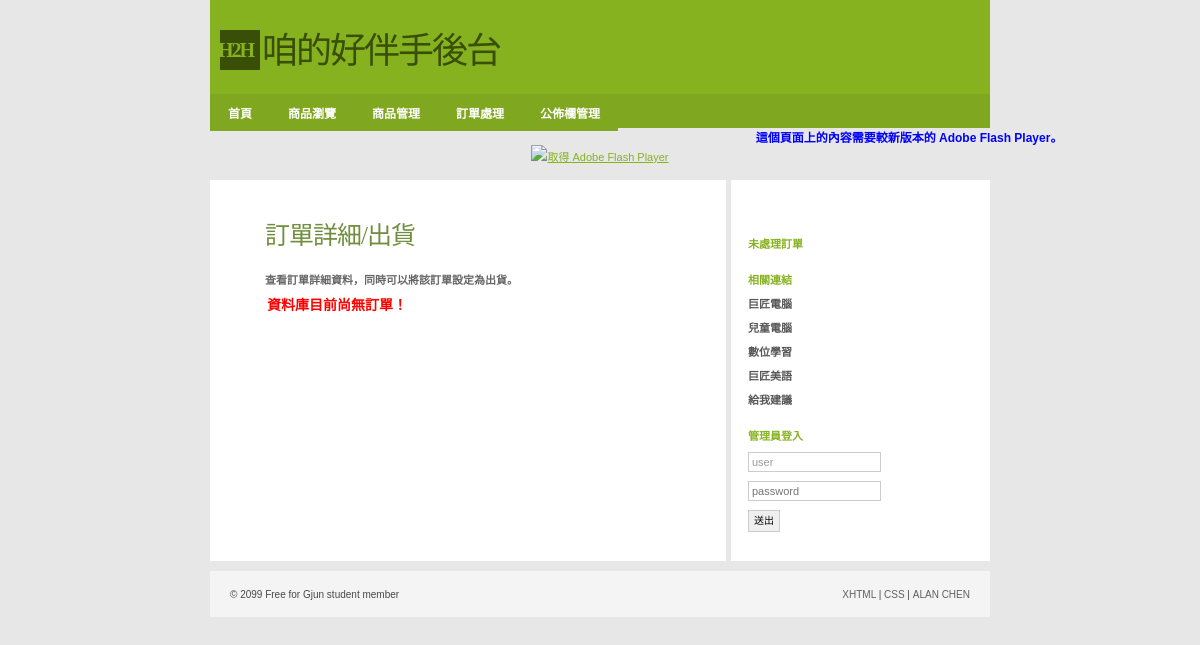
Before: /Admin/orderProcess.php?oid=3 with the older database file.
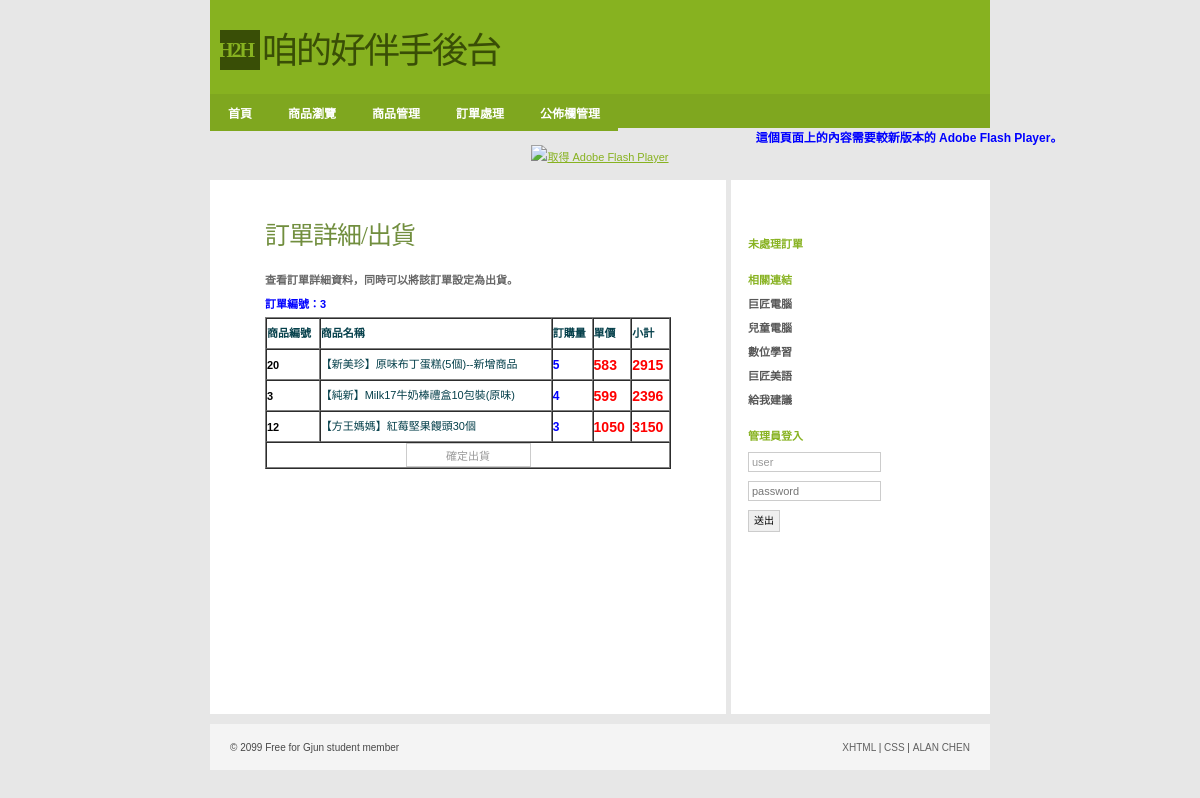
After: the same page with the newer database file.
### tables this page shows
CREATE TABLE `orderdetail` (
  `O_id` int(11) NOT NULL COMMENT '訂單編號',
  `D_id` int(11) NOT NULL COMMENT '訂單細目編號',
  `D_pid` int(11) NOT NULL COMMENT '商品編號',
  `D_qty` int(11) NOT NULL COMMENT '訂購數量',
  `D_price` int(11) NOT NULL COMMENT '訂購金額'
);

CREATE TABLE `product` (
  `id` int(11) NOT NULL COMMENT '產品編號',
  `name` varchar(200) NOT NULL COMMENT '產品名稱',
  `introduce` text COMMENT '產品內容',
  `price` int(11) DEFAULT '0' COMMENT '產品單價',
  `qty` int(11) DEFAULT '0' COMMENT '產品庫存量',
  `state` tinyint(1) DEFAULT '1' COMMENT '產品上架否'
);

### Admin/orderProcess.php (the view, shortened to what this page needs)
<?php require_once('../Connections/shop.php'); ?>
<?php
if (!function_exists("GetSQLValueString")) {
function GetSQLValueString($theValue, $theType, $theDefinedValue = "", $theNotDefinedValue = "")
{
  $theValue = function_exists("mysql_real_escape_string") ? mysql_real_escape_string($theValue) : mysql_escape_string($theValue);
  switch ($theType) {
    case "long":
    case "int":
      $theValue = ($theValue != "") ? intval($theValue) : "NULL";
      break;
  }
  return $theValue;
}
}
$oid_orderDetailsList = "0";
if (isset($_REQUEST['oid'])) {
  $oid_orderDetailsList = $_REQUEST['oid'];
}
$query_orderDetailsList = sprintf("SELECT orderdetail.*,name, (D_qty * D_price) as subtotal FROM orderdetail, product WHERE orderdetail.D_pid = product.id AND orderdetail.O_id=%s ORDER BY D_id ASC", GetSQLValueString($oid_orderDetailsList, "int"));
$orderDetailsList = mysql_query($query_orderDetailsList, $shop) or die(mysql_error());
$row_orderDetailsList = mysql_fetch_assoc($orderDetailsList);
$totalRows_orderDetailsList = mysql_num_rows($orderDetailsList);
 session_start(); ?>
<!DOCTYPE html PUBLIC "-//W3C//DTD XHTML 1.0 Strict//EN"
"http://www.w3.org/TR/xhtml1/DTD/xhtml1-strict.dtd">
<html xmlns="http://www.w3.org/1999/xhtml">
<head>
<link rel="stylesheet" href="../css/styles.css" media="all" type="text/css" />
</head>
<body>
  <div id="header">
      <div class="subContainer">
            <div id="logo">
            <div id="box">H2H</div>
            <p>咱的好伴手後台</p>
            </div>
    </div>
</div>
<div id="navigation">
	<ul id="sddm">
        <li><a href="index.php">首頁</a></li>
        <li><a href="productBrowser.php">商品瀏覽</a></li>
	    <li><a href="#"
        onmouseover="mopen('m1')"
        onmouseout="mclosetime()">商品管理</a>
    	</li>
        <li><a href="orderForm.php">訂單處理</a></li>
	    <li><a href="#"
        onmouseover="mopen('m2')"
        onmouseout="mclosetime()">公佈欄管理</a>
    	</li>
		</ul>
</div>
<object id="FlashID" classid="clsid:D27CDB6E-AE6D-11cf-96B8-444553540000" width="780" height="120">
    <object type="application/x-shockwave-flash" data="../Scripts/pic.swf" width="780" height="120">
      <div>
        <h4>這個頁面上的內容需要較新版本的 Adobe Flash Player。</h4>
        <p><a href="http://www.adobe.com/go/getflashplayer"><img src="http://www.adobe.com/images/shared/download_buttons/get_flash_player.gif" alt="取得 Adobe Flash Player" width="112" height="33" /></a></p>
      </div>
    </object>
  </object>
<div id="container">
  <div id="primaryContent">
    <h2>訂單詳細/出貨</h2>
    <h3>查看訂單詳細資料，同時可以將該訂單設定為出貨。</h3>
	<?php if ($totalRows_orderDetailsList > 0) {  ?>
    <h6>訂單編號：<?php echo $row_orderDetailsList['O_id']; ?></h6>
    <form id="form1" method="post" action="orderShipment.php">
      <table width="100%" border="1" cellspacing="0" cellpadding="0">
        <tr>
          <th scope="col"><p>商品編號</p></th>
          <th scope="col"><p>商品名稱</p></th>
          <th scope="col"><p>訂購量</p></th>
          <th scope="col"><p>單價</p></th>
          <th scope="col"><p>小計</p></th>
        </tr>
        <?php do { ?>
          <tr>
            <th scope="row"><?php echo $row_orderDetailsList['D_pid']; ?></th>
            <td><p><?php echo $row_orderDetailsList['name']; ?></p></td>
             <td><h4><?php echo $row_orderDetailsList['D_qty']; ?></h4></td>
             <td><h5><?php echo $row_orderDetailsList['D_price']; ?></h5></td>
             <td><h5><?php echo $row_orderDetailsList['subtotal']; ?></h5></td>
          </tr>
          <?php } while ($row_orderDetailsList = mysql_fetch_assoc($orderDetailsList)); ?>
        <tr>
          <td colspan="5" align="center">
          <input type="submit" name="button" id="button" value="確定出貨" /></td>
        </tr>
      </table>
    </form>
    <?php }  ?>
    <?php if ($totalRows_orderDetailsList == 0) {  ?>
      <table width="100%" border="0">
        <tr>
          <th scope="col"><h5>資料庫目前尚無訂單！</h5></th>
        </tr>
      </table>
    <?php }  ?>
    <p>&nbsp;</p>
    <p>&nbsp;</p>
    <p>&nbsp;</p>
    <p>&nbsp;</p>
    <p>&nbsp;</p>
    <p>&nbsp;</p>
    <p>&nbsp;</p>
    <p>&nbsp;</p>
    <p>&nbsp;</p>
  </div>
  <div id="secondaryContent">
    <p>&nbsp;</p>
    <h3>未處理訂單</h3>
    <h3>相關連結</h3>
    <ul class="links">
      <li><a href="http://www.pcschool.com.tw/">巨匠電腦</a></li>
      <li><a href="http://kid.pcschool.com.tw/">兒童電腦</a></li>
      <li><a href="http://www.soeasyedu.com.tw/">數位學習</a></li>
      <li><a href="http://www.soeasyedu.com.tw/">巨匠美語</a></li>
      <li><a href="http://www.off.com.tw/weiblog">給我建議</a>
    </ul>
    <?php if(!isset($_SESSION['MM_Username'])){?>
    <h3>管理員登入</h3>
    <form action="loginCheck.php" method="post">
      <p>
        <input value="user" name="user" placeholder="user" />
      </p>
      <p>
        <input name="password" type="password" value="" placeholder="password" />
      </p>
      <p>
        <button type="submit">送出</button>
      </p>
    </form>
	<?php }?>
  </div>
        <br class="clear" />
</div>
    <div id="footer">
        <ul>
            <li id="copyright">&copy; 2099 Free for Gjun student member</li>
            <li id="links">
                <ul>
                    <li><a href="#">XHTML</a> |</li>
                    <li><a href="#">CSS</a> |</li>
                    <li><a href="http://gjun.tw">ALAN CHEN</a></li>
                </ul>
            </li>
        </ul>
    </div>
</body>
</html>

### css/styles.css (style rules this page uses)
* { margin:0; padding:0; font-family:Verdana, Arial, Helvetica, sans-serif; }
body, html { margin:0; padding:0; background:#e7e7e7; text-align:center; margin-bottom:10px; }
h2 { font-family:'Georgia'; font-size:25px; letter-spacing:-1px; margin-top:15px; margin-bottom:20px; font-weight:normal; color:#718e3e; }
h3 { font-size:11px; font-weight:bold; color:#666; margin:5px 0; }
h4 { font-size:12px; color:#00F; }
h5 { font-size:14px; color:#F00; }
h6 { color:#00F; font-size:11px; line-height:25px; }
p { color:#043f4a; font-size:11px; line-height:25px; }
a { color:#87B220; text-decoration:underline; }
#container { width:780px; margin:10px auto; padding:0; background:#fff; text-align:left; }
#logo { margin:0; padding:0px; }
#logo #box { float:left; clear:none; height:40px; width:40px; margin:0 0 0 10px; padding:0px; background:#394E06; color:#87B220; font-family:Georgia, "Times New Roman", Times, serif; font-weight:bold; font-size:20px; line-height:40px; letter-spacing:-2px; text-indent:-2px; }
#logo p { float:left; clear:none; height:40px; width:260px; margin:0; padding:0; color:#394E06; font-family:Georgia, "Times New Roman", Times, serif; font-weight:normal; font-size:36px; text-indent:2px; line-height:43px; letter-spacing:-2px; font-style: normal; }
.subContainer, #navigation ul { width:780px; margin:0 auto; }
#header { text-align:left; margin:0 auto; padding:30px 0 0 0px; height:64px; background:#87b220; width: 780px; }
#navigation { margin:0 auto; padding:0; background:#7fa71f; height:34px; width: 780px; list-style:none; }
#navigation li { float:left; clear:none; list-style:none; }
#navigation li a { color:#fff; display:block; font-size:12px; text-decoration:none; font-weight:bold; padding:10px 18px; }
input { background-color: #FFF; color: #999999; border: 1px solid #CCC; font-size: 11px; padding: 3px; width:125px; }
button { background-color:#EFEFEF; line-height:13px; color: #000; border: 1px solid #CCC; font-size: 10px; height:22px; margin: 0; padding: 0 5px; }
form p { padding:2px 0; }
img { border:0; }
#primaryContent { width:406px; padding:20px 55px; border-right:5px solid #e7e7e7; font-size:11px; float:left; clear:none; }
#secondaryContent { width:228px; padding:10px 14px; font-size:11px; float:right; clear:none; }
#secondaryContent h3 { color:#87b220; margin-top:20px; }
#secondaryContent ul { list-style:none; }
#secondaryContent li { list-style:none; padding-left:20px; margin:8px 0; background:url('../images/tiny_bullet.png') left bottom no-repeat; }
#secondaryContent li a { color:#575757; font-weight:bold; text-decoration:none; }
#secondaryContent .links li { padding-left:0px; margin:8px 0; background:none; }
#footer { margin:0 auto; margin-bottom:10px; height:10px; padding:18px 20px; clear:both; width:740px; text-align:left; font-size:10px; color:#484848; background:#f4f4f4; }
#footer ul { list-style:none; }
#footer li { list-style:none; display:inline; }
#footer #copyright { float:left; clear:none; }
#footer #links { float:right; clear:none; }
#footer a { color:#606060; text-decoration:none; }
#sddm { margin:0 auto; padding:0; background:#7fa71f; height:34px; width: 780px; list-style:none; }
#sddm li { float:left; clear:none; list-style:none; }
#sddm li a { color:#fff; background:#7fa71f; display:block; font-size:12px; text-decoration:none; font-weight:bold; padding:10px 18px; }
#sddm a { background:url('../images/nav_bg.gif'); }

Changed rows visible on the page:
added orderdetail: O "3", D_pid "20", product.name "【新美珍】原味布丁蛋糕(5個)--新增商品", D_qty "5", D_price "583", subtotal "2915"
added orderdetail: D_pid "3", product.name "【純新】Milk17牛奶棒禮盒10包裝(原味)", D_qty "4", D_price "599", subtotal "2396"
added orderdetail: D_pid "12", product.name "【方王媽媽】紅莓堅果饅頭30個", D_qty "3", D_price "1050", subtotal "3150"
Other visible differences:
form field button: (not shown) → "確定出貨"
text no longer shown: "資料庫目前尚無訂單！"
text now shown: "訂單編號： 商品編號 商品名稱 訂購量 單價 小計"
